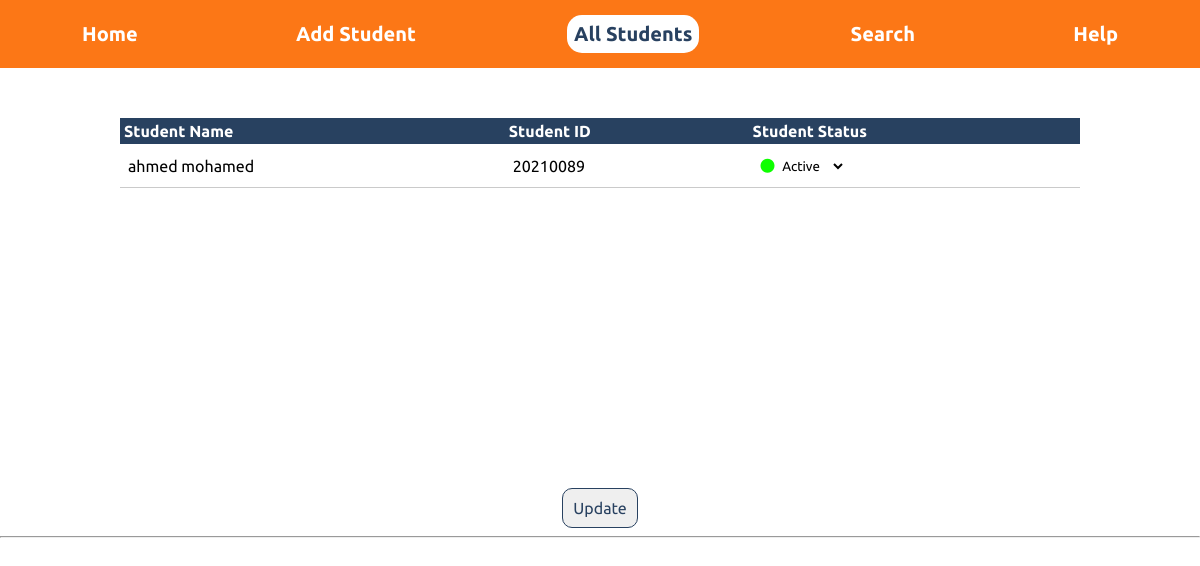
Page /all_students.html/ on the earlier database version.
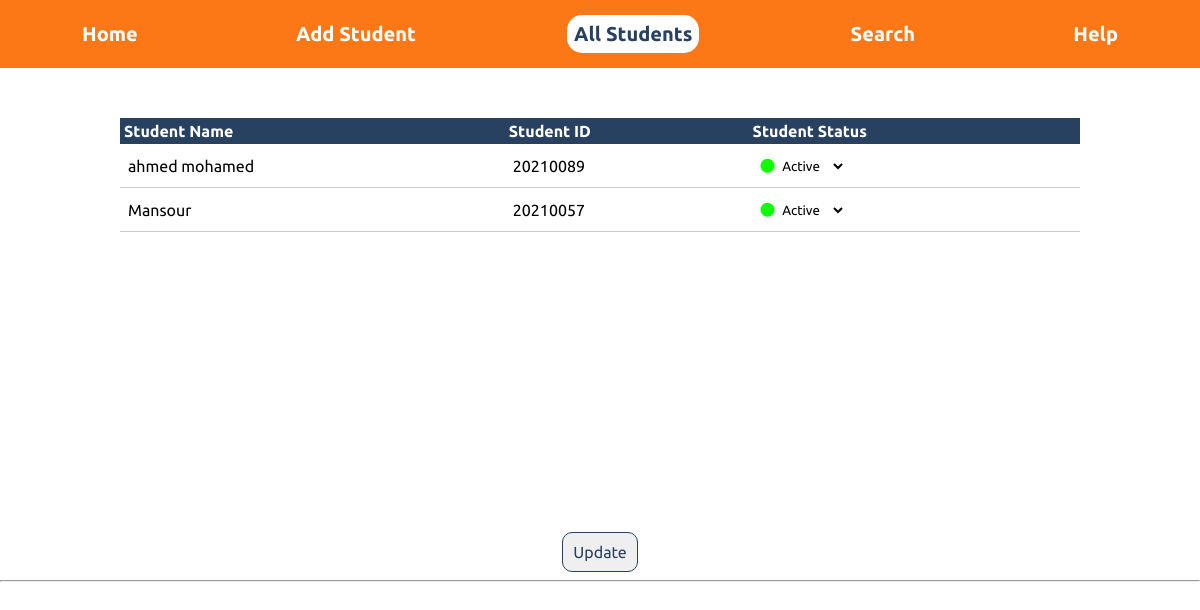
Same page on the later database version.
### Main/models.py (models this page shows, shortened)
class Student(models.Model):
    id = models.CharField(max_length=8, primary_key=True)
    name = models.CharField(max_length=64)
    dateOfBirth = models.DateTimeField()
    email = models.CharField(max_length=64)
    gpa = models.CharField(max_length=4)
    level = models.CharField(max_length=1)
    status = models.CharField(max_length=64)
    phone = models.CharField(max_length=12)
    department = models.CharField(max_length=2)
    gender = models.CharField(max_length=6)

### Main/views/main.py (the view)
# urls.py: path('all_students.html/',main.all, name='all'),
def all(request):
    Students = Student.objects.all().values()
    context = {
        'Students':Students
    }
    return render(request, 'allStudents/all_students.html', context)

### Main/templates/allStudents/all_students.html (shortened to what this page needs)
<!DOCTYPE html>
<html>
<head>
    {%load static%}
    <link rel="stylesheet" href="{% static 'css/global.css' %}" />
    <link rel="stylesheet" href="{% static 'css/all_students.css' %}">
</head>
<body>
    <header>
        <ul>
            <a href="home.html">Home</a>
            <a href="add_student.html">Add Student</a>
            <a href="all_students.html" class="active">All Students</a>
            <a href="search_student.html">Search</a>
            <a href="help.html">Help</a>
        </ul>
    </header>
    <div>
        <table id="students">
            <tbody id="table">
                <tr>
                    <th>Student Name</th>
                    <th>Student ID</th>
                    <th>Student Status</th>
                </tr>
                {% for student in Students %}
                <tr>
                    <td>{{student.name}}</td>
                    <td>{{student.id}}</td>
                    <td>
                        <div class="StatDiv">
                            {% if student.status == 'Active' %}
                            <i class="fa-sharp fa-solid fa-circle custom-circle" style="color: #0eff00; font-size: 14px;"></i>
                            {% elif student.status == 'Inactive' %}
                            <i class="fa-sharp fa-solid fa-circle custom-circle" style="color: #ff3300; font-size: 14px;"></i>
                            {% endif %}
                            <select id="{{ student.id }}">
                                <option value="Active" {% if student.status == 'Active' %} selected {% endif %}>
                                    Active
                                </option>
                        </select>
                        </div>
                    </td>
                </tr>
                {% endfor %}
            </tbody>
        </table>
        <div>
            <button type="button" class="btn" id ="updateBtn" onclick="updateData()">Update</button>
        </div>
    </div>
    <hr>
</body>
</html>

Differences in the rows shown:
added Student: name "Mansour", id "20210057", status+id "Active"
